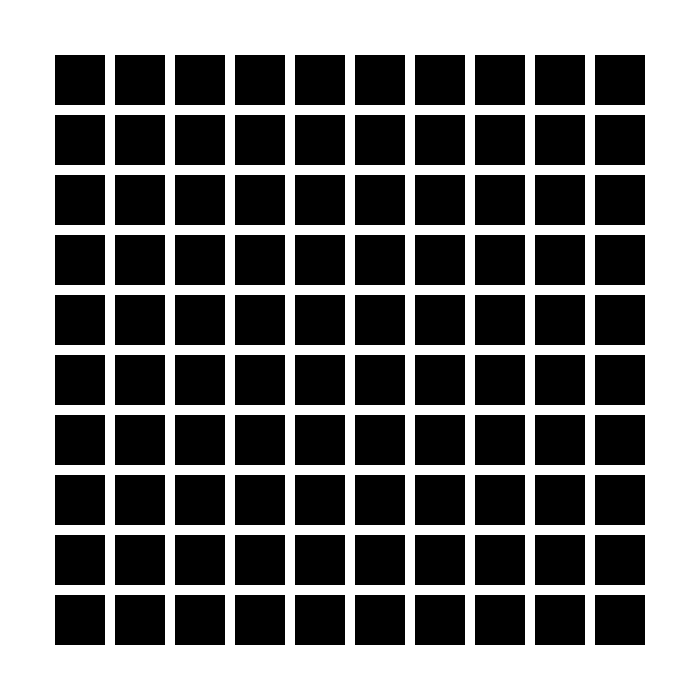
Frame 1 (no input)
Frame 60 (the mouse pressed at the canvas centre just before this capture): identical to frame 1, image omitted
Frame 120 (the mouse held since frame 60 and released just before this capture): identical to frame 1, image omitted

The Processing sketch that drew this single still picture (run headless with seeded random() and noise(); from frame 60 on, the mouse is pressed at the canvas centre):

// Processing sketch: Find_diff2
// ── Find_diff2.pde
void setup() {
  size(700, 700);
}
void draw() {
  background(255);
  noStroke();
  for (int i=0; i<100; i++) {
    fill(0);
    float x = 55 + 60 * (i % 10);
    float y = 55 + 60 * (i / 10);
    rect(x, y, 50, 50);
  }
}
